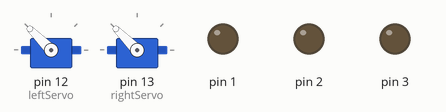
Recording of a sketch running on a simulated Arduino Uno, built with avr-gcc and run on an emulated ATmega328P. Parts: 2 × servo, output pins drawn as LEDs (lit = HIGH).

Above: at 0.05 s.
At 7.1 s:
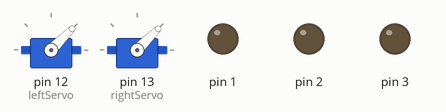
At 17.0 s:
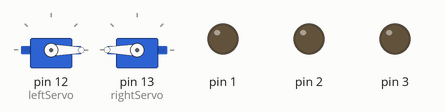
At 32.9 s:
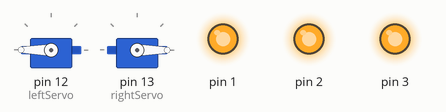
At 34.1 s:
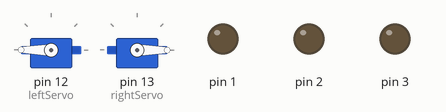
Timing chart, 0 to 44.5 s (numbered marks = the images above):
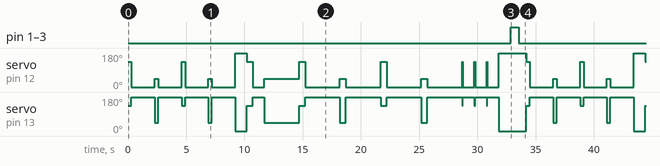

Measured:
- by itself, pin 1–3: alternates HIGH for 0.68 s and LOW for 33.5 s
- by itself, servo on pin 12 (leftServo), servo on pin 13 (rightServo): moves between 0° and 180°, repeating every 34.2 s

The sketch:

robot_dance.ino
```cpp
#include <Servo.h>

Servo leftServo;  // create servo object to control a servo
Servo rightServo;
// twelve servo objects can be created on most boards

int pos = 0;    // variable to store the servo position

void setup() {
  leftServo.attach(12);  // attaches the servo on pin 9 to the servo object
  rightServo.attach(13);

 pinMode(1, OUTPUT);
 pinMode(2, OUTPUT);
 pinMode(3, OUTPUT);
}

//choreo goes here
void loop() {

dance();

 digitalWrite(1, HIGH);
 digitalWrite(2, HIGH);
 digitalWrite(3, HIGH);
 delay(681);
 digitalWrite(1, LOW);
 digitalWrite(2, LOW);
 digitalWrite(3, LOW);
 delay(681);

}

void dance() {
 //sway
right1();
delay(300);
forward();
delay(2000);
left1();
delay(300);
forward();
delay(2000);
right1();
delay(300);
forward();
delay(2000);
left1();
delay(300);
forward();
delay(2000);
//full circle
reverse();
delay(1000);
right1();
delay(500);
forward();
delay(1000);
left1();
delay(3000);
//sway pt2
right1();
delay(500);
forward();
delay(3000);
left1();
delay(500);
forward();
delay(3000);
right1();
delay(500);
forward();
delay(3000);
left1();
delay(500);
forward();
delay(3000);
//half circle
right1();
delay(50);
forward();
delay(1000);
right1();
delay(50);
forward();
delay(1000);
right1();
delay(50);
forward();
delay(1000);
reverse();
delay(1000);
}

//these are defined functions
void forward() {
leftServo.write(0);
rightServo.write(180);
}

void reverse() {
leftServo.write(180);
rightServo.write(0);
}

void pause() {
leftServo.writeMicroseconds(1500);
rightServo.writeMicroseconds(1500);
}

void right() {
leftServo.write(180);
rightServo.write(180);
}

void right1() {
leftServo.write(135);
rightServo.write(135);
}

void left() {
leftServo.write(0);
rightServo.write(0);
}

void left1() {
leftServo.write(45);
rightServo.write(45);
}
```
